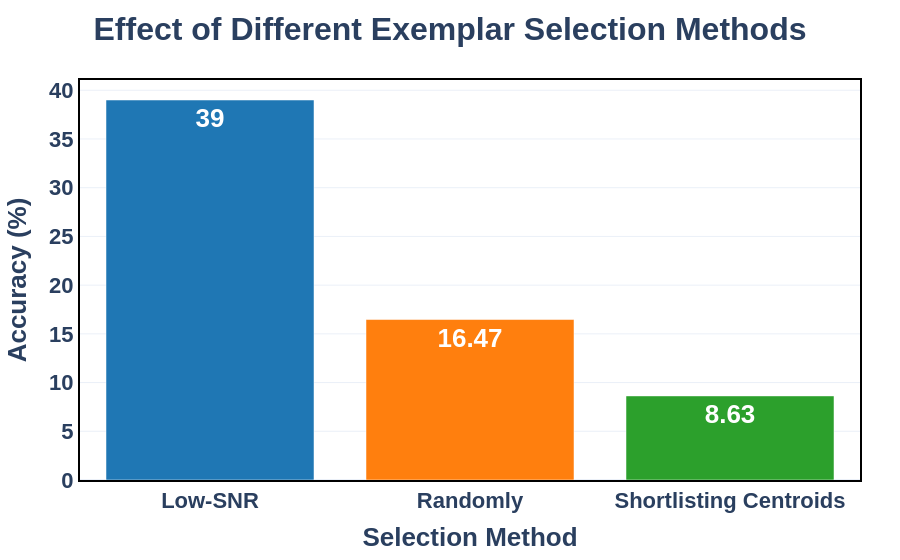

Here is the notebook cell this chart was saved with:
### Code cell
# Set default template for a clean, paper-ready look
pio.templates.default = "plotly_white"

# Data from your table
data = {
    'Selection': ['Low-SNR', 'Randomly', 'Shortlisting Centroids'],
    'Accuracy (%)': [39.00, 16.47, 8.63]
}
df = pd.DataFrame(data)

# Sort the data for a clearer presentation
df = df.sort_values(by='Accuracy (%)', ascending=False)

# Define a color palette from your earlier examples
colors = ['rgba(31, 119, 180, 1)', 'rgba(255, 127, 14, 1)', 'rgba(44, 160, 44, 1)']

# Create the bar chart
fig = go.Figure(go.Bar(
    x=df['Selection'],
    y=df['Accuracy (%)'],
    marker_color=colors,
    text=df['Accuracy (%)'],  # Add text labels on bars
    textposition='auto',      # Position the text automatically
    textfont=dict(
        size=26,
        color='white',
        weight='bold',
    )
))

# Apply the detailed layout and styling
fig.update_layout(
    title=dict(
        text='<b>Effect of Different Exemplar Selection Methods</b>',
        x=0.5,
        font=dict(size=32)
    ),
    xaxis_title='<b>Selection Method</b>',
    yaxis_title='<b>Accuracy (%)</b>',
    font=dict(size=22, family="Arial, sans-serif"),
    margin=dict(l=80, r=40, t=80, b=80),
    paper_bgcolor="white",
    plot_bgcolor="white",
)

# Style the X and Y axes
fig.update_xaxes(
    showline=True,
    linewidth=2,
    linecolor='black',
    mirror=True,
    tickfont=dict(weight='bold')
)
fig.update_yaxes(
    showline=True,
    linewidth=2,
    linecolor='black',
    mirror=True,
    tickfont=dict(weight='bold')
)

# Save the figure as a static image
fig.write_image("selection_vs_accuracy.png", scale=3)

fig.show()

### Figure 1 — Plotly figure (JSON) as saved in the notebook; plotly's stock layout.template omitted (floating-point values rounded to 4 significant figures)
{"data": [{"marker": {"color": ["rgba(31, 119, 180, 1)", "rgba(255, 127, 14, 1)", "rgba(44, 160, 44, 1)"]}, "text": [39.0, 16.47, 8.63], "textfont": {"color": "white", "size": 26, "weight": "bold"}, "textposition": "auto", "type": "bar", "x": ["Low-SNR", "Randomly", "Shortlisting Centroids"], "y": [39.0, 16.47, 8.63]}], "layout": {"font": {"family": "Arial, sans-serif", "size": 22}, "margin": {"b": 80, "l": 80, "r": 40, "t": 80}, "paper_bgcolor": "white", "plot_bgcolor": "white", "title": {"font": {"size": 32}, "text": "<b>Effect of Different Exemplar Selection Methods</b>", "x": 0.5}, "xaxis": {"linecolor": "black", "linewidth": 2, "mirror": true, "showline": true, "tickfont": {"weight": "bold"}, "title": {"text": "<b>Selection Method</b>"}}, "yaxis": {"linecolor": "black", "linewidth": 2, "mirror": true, "showline": true, "tickfont": {"weight": "bold"}, "title": {"text": "<b>Accuracy (%)</b>"}}}}
